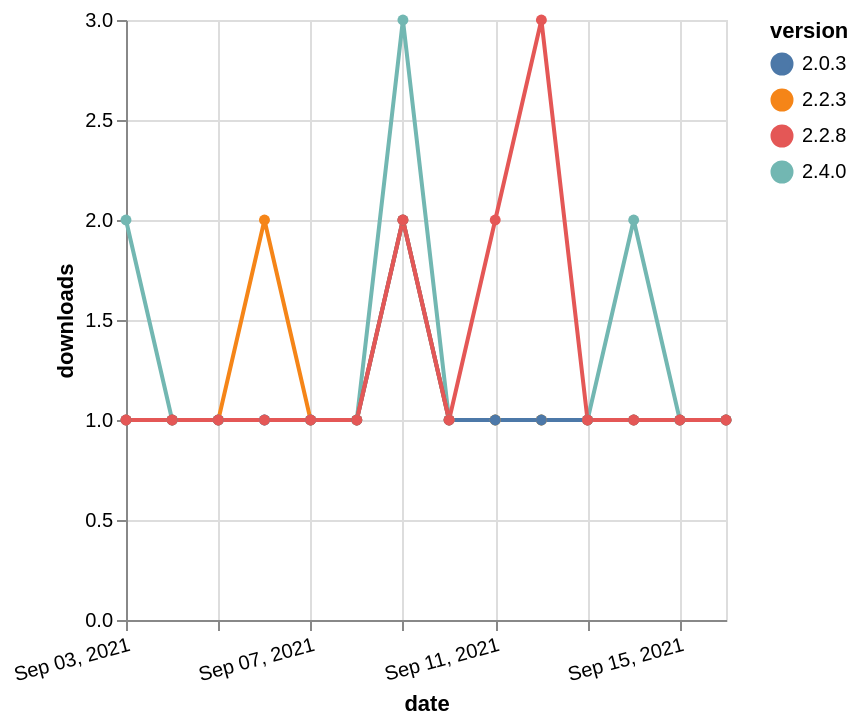

Here is the Vega-Lite specification saved for this chart:
### Vega-Lite specification from a JSON file in a GitHub repository (floating-point values rounded to 4 significant figures)
{"$schema": "https://vega.github.io/schema/vega-lite/v5.json", "description": "A simple bar chart with embedded data.", "data": {"values": [{"date": "2021-09-03", "total": 124, "delta": 2, "version": "2.4.0"}, {"date": "2021-09-04", "total": 125, "delta": 1, "version": "2.4.0"}, {"date": "2021-09-05", "total": 126, "delta": 1, "version": "2.4.0"}, {"date": "2021-09-06", "total": 127, "delta": 1, "version": "2.4.0"}, {"date": "2021-09-07", "total": 128, "delta": 1, "version": "2.4.0"}, {"date": "2021-09-08", "total": 129, "delta": 1, "version": "2.4.0"}, {"date": "2021-09-09", "total": 132, "delta": 3, "version": "2.4.0"}, {"date": "2021-09-10", "total": 133, "delta": 1, "version": "2.4.0"}, {"date": "2021-09-11", "total": 134, "delta": 1, "version": "2.4.0"}, {"date": "2021-09-12", "total": 135, "delta": 1, "version": "2.4.0"}, {"date": "2021-09-13", "total": 136, "delta": 1, "version": "2.4.0"}, {"date": "2021-09-14", "total": 138, "delta": 2, "version": "2.4.0"}, {"date": "2021-09-15", "total": 139, "delta": 1, "version": "2.4.0"}, {"date": "2021-09-16", "total": 140, "delta": 1, "version": "2.4.0"}, {"date": "2021-09-03", "total": 179, "delta": 1, "version": "2.2.3"}, {"date": "2021-09-04", "total": 180, "delta": 1, "version": "2.2.3"}, {"date": "2021-09-05", "total": 181, "delta": 1, "version": "2.2.3"}, {"date": "2021-09-06", "total": 183, "delta": 2, "version": "2.2.3"}, {"date": "2021-09-07", "total": 184, "delta": 1, "version": "2.2.3"}, {"date": "2021-09-08", "total": 185, "delta": 1, "version": "2.2.3"}, {"date": "2021-09-09", "total": 187, "delta": 2, "version": "2.2.3"}, {"date": "2021-09-10", "total": 188, "delta": 1, "version": "2.2.3"}, {"date": "2021-09-11", "total": 189, "delta": 1, "version": "2.2.3"}, {"date": "2021-09-12", "total": 190, "delta": 1, "version": "2.2.3"}, {"date": "2021-09-13", "total": 191, "delta": 1, "version": "2.2.3"}, {"date": "2021-09-14", "total": 192, "delta": 1, "version": "2.2.3"}, {"date": "2021-09-15", "total": 193, "delta": 1, "version": "2.2.3"}, {"date": "2021-09-16", "total": 194, "delta": 1, "version": "2.2.3"}, {"date": "2021-09-03", "total": 264, "delta": 1, "version": "2.0.3"}, {"date": "2021-09-04", "total": 265, "delta": 1, "version": "2.0.3"}, {"date": "2021-09-05", "total": 266, "delta": 1, "version": "2.0.3"}, {"date": "2021-09-06", "total": 267, "delta": 1, "version": "2.0.3"}, {"date": "2021-09-07", "total": 268, "delta": 1, "version": "2.0.3"}, {"date": "2021-09-08", "total": 269, "delta": 1, "version": "2.0.3"}, {"date": "2021-09-09", "total": 271, "delta": 2, "version": "2.0.3"}, {"date": "2021-09-10", "total": 272, "delta": 1, "version": "2.0.3"}, {"date": "2021-09-11", "total": 273, "delta": 1, "version": "2.0.3"}, {"date": "2021-09-12", "total": 274, "delta": 1, "version": "2.0.3"}, {"date": "2021-09-13", "total": 275, "delta": 1, "version": "2.0.3"}, {"date": "2021-09-14", "total": 276, "delta": 1, "version": "2.0.3"}, {"date": "2021-09-15", "total": 277, "delta": 1, "version": "2.0.3"}, {"date": "2021-09-16", "total": 278, "delta": 1, "version": "2.0.3"}, {"date": "2021-09-03", "total": 164, "delta": 1, "version": "2.2.8"}, {"date": "2021-09-04", "total": 165, "delta": 1, "version": "2.2.8"}, {"date": "2021-09-05", "total": 166, "delta": 1, "version": "2.2.8"}, {"date": "2021-09-06", "total": 167, "delta": 1, "version": "2.2.8"}, {"date": "2021-09-07", "total": 168, "delta": 1, "version": "2.2.8"}, {"date": "2021-09-08", "total": 169, "delta": 1, "version": "2.2.8"}, {"date": "2021-09-09", "total": 171, "delta": 2, "version": "2.2.8"}, {"date": "2021-09-10", "total": 172, "delta": 1, "version": "2.2.8"}, {"date": "2021-09-11", "total": 174, "delta": 2, "version": "2.2.8"}, {"date": "2021-09-12", "total": 177, "delta": 3, "version": "2.2.8"}, {"date": "2021-09-13", "total": 178, "delta": 1, "version": "2.2.8"}, {"date": "2021-09-14", "total": 179, "delta": 1, "version": "2.2.8"}, {"date": "2021-09-15", "total": 180, "delta": 1, "version": "2.2.8"}, {"date": "2021-09-16", "total": 181, "delta": 1, "version": "2.2.8"}]}, "width": "container", "mark": {"type": "line", "point": {"filled": true}}, "encoding": {"x": {"field": "date", "type": "temporal", "timeUnit": "yearmonthdate", "title": "date", "axis": {"labelAngle": -15}}, "y": {"field": "delta", "type": "quantitative", "title": "downloads"}, "color": {"field": "version", "type": "nominal"}, "tooltip": {"field": "delta"}}}
